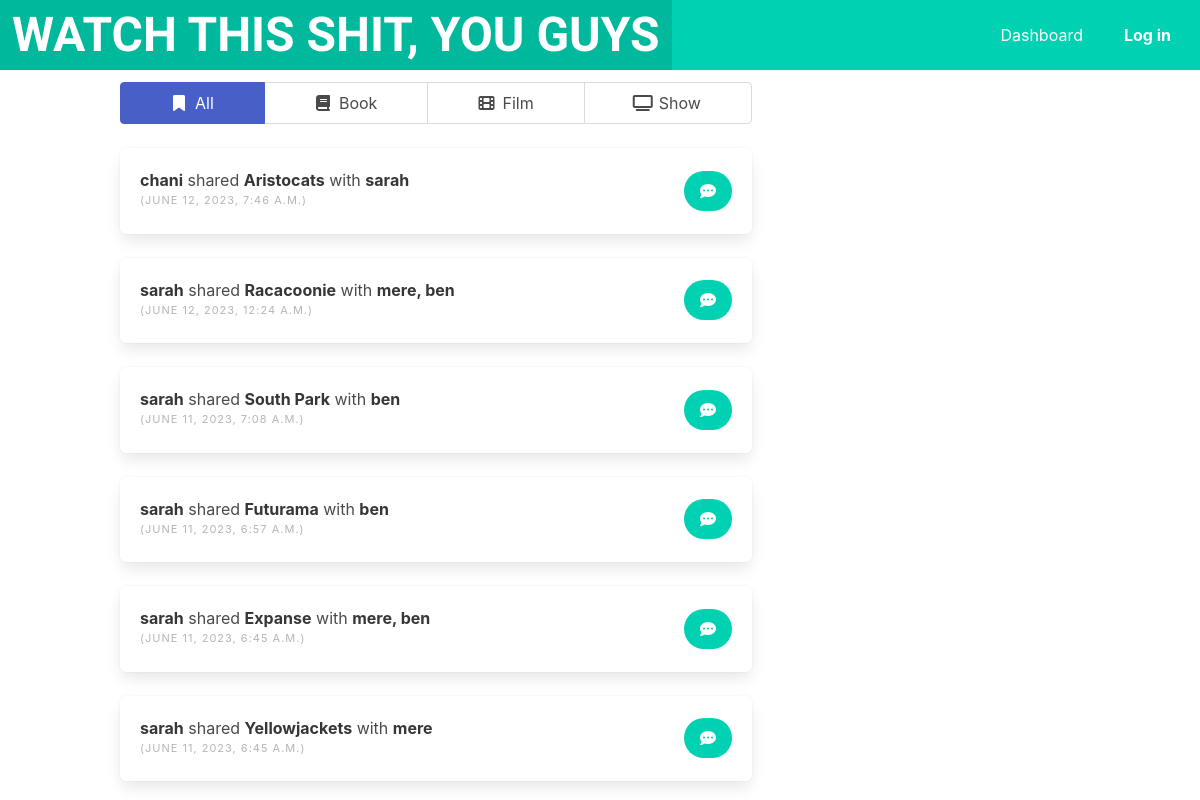
The app's page /, older data.
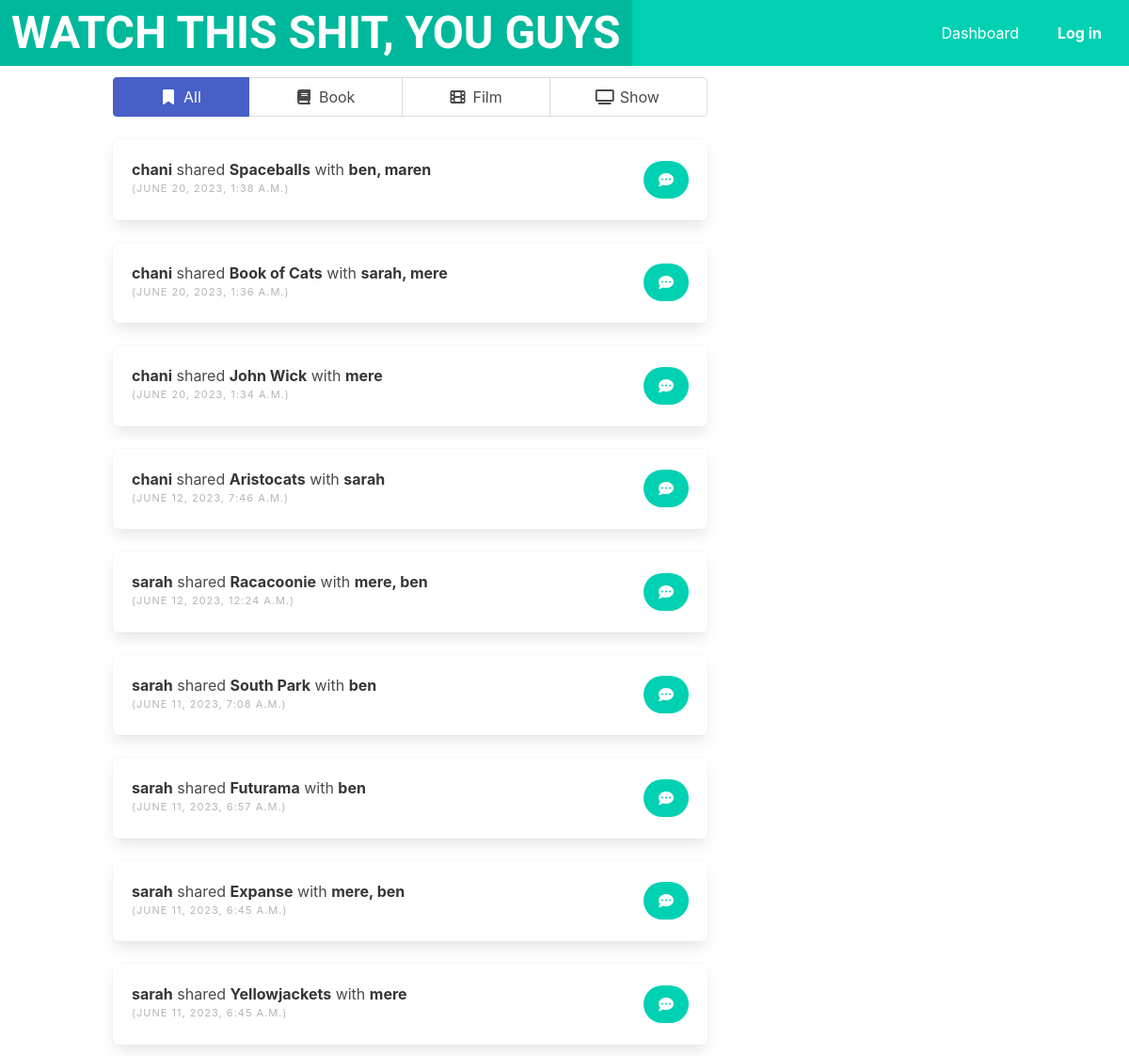
The same page, newer data.
### watchthisshit/models.py (models this page shows, shortened)
class MediaType(models.Model):
    name = models.CharField(max_length=50, unique=True)
    icon = models.CharField(max_length=30, blank=True)

class Recommendation(models.Model):
    user = models.ForeignKey(
        User, related_name="recs", on_delete=models.SET(get_user_if_deleted)
    )
    recipients = models.ManyToManyField(
        Profile, related_name="received_recs", symmetrical=False, blank=True
    )
    title = models.CharField(max_length=300)
    description = models.TextField(blank=True)
    media_type = models.ForeignKey(
        MediaType, on_delete=models.SET(get_media_type), default=get_media_type_id
    )
    genres = models.ManyToManyField(
        Genre, related_name="genres", symmetrical=False, blank=True
    )
    created_at = models.DateTimeField(auto_now_add=True)

class Profile(models.Model):
    user = models.OneToOneField(User, on_delete=models.CASCADE)
    description = models.CharField(max_length=256, blank=True)
    follows = models.ManyToManyField(
        'self',
        related_name='followed_by',
        symmetrical=False,
        blank=True,
    )
    def __str__(self):
        return self.user.username

### watchthisshit/views.py (the view, shortened to what this page needs)
# urls.py: path("", dashboard, name="dashboard"),
def dashboard(request):
  all_recs = Recommendation.objects.all().exclude(title__exact="[rec deleted]").order_by("-created_at")
  media_types = MediaType.objects.all().exclude(name__exact="Media")
  form = RecForm(initial={"user": request.user.id})
  context = {
    "all_recs": all_recs,
    "media_types": media_types,
    "form": form
  }
  return render(request, "watchthisshit/dashboard.html", context)

### watchthisshit/models.py (called while the page is built)
def get_media_type():
    return MediaType.objects.get_or_create(name="Media")[0]

def get_media_type_id():
    return get_media_type().id

### watchthisshit/templates/watchthisshit/dashboard.html (shortened to what this page needs)
{% extends 'base.html' %}
{% block content %}
<div class="column is-one-half">
  <div class="tabs is-toggle is-fullwidth">
    <ul>
      <li class="is-active">
        <a>
          <span class="icon is-small"><i class="fas fa-bookmark" aria-hidden="true"></i></span>
          <span>All</span>
        </a>
      </li>
      {% for media in media_types %}
      <li>
        <a>
          <span class="icon is-small"><i class="{{ media.icon }}" aria-hidden="true"></i></span>
          <span>{{ media.name }}</span>
        </a>
      </li>
      {% endfor %}
    </ul>
  </div>
  {% for rec in all_recs %}
  <div class="box">
    <article class="level is-full-width is-mobile">
      <div class="level-left">
        <div class="level-item">
          <div>
            <p><strong>{{ rec.user.username }}</strong> shared <strong>{{ rec.title }}</strong> with <strong>{{ rec.recipients.all|join:", " }}</strong></p>
            <p class="heading is-small has-text-grey-light">({{ rec.created_at }})</p>
          </div>
        </div>
      </div>
      <div class="level-right">
        <div class="level-item">
          <a href="{% url "watchthisshit:recommendation" pk=rec.pk %}">
            <button class="button is-rounded is-primary">
              <span class="icon">
                <i class="fas fa-comment-dots"></i>
              </span>
            </button>
          </a>
        </div>
      </div>
    </article>
  </div>
  {% endfor %}
</div>
<div class="column is-one-third">
</div>
{% endblock content %}

Row changes from the older to the newer data that the page shows:
added Recommendation: user.username "chani", title "Spaceballs", recipients.all "ben, maren", created_at "JUNE 20, 2023, 1:38 A.M."
added Recommendation: user.username "chani", title "Book of Cats", recipients.all "sarah, mere", created_at "JUNE 20, 2023, 1:36 A.M."
added Recommendation: user.username "chani", title "John Wick", recipients.all "mere", created_at "JUNE 20, 2023, 1:34 A.M."
